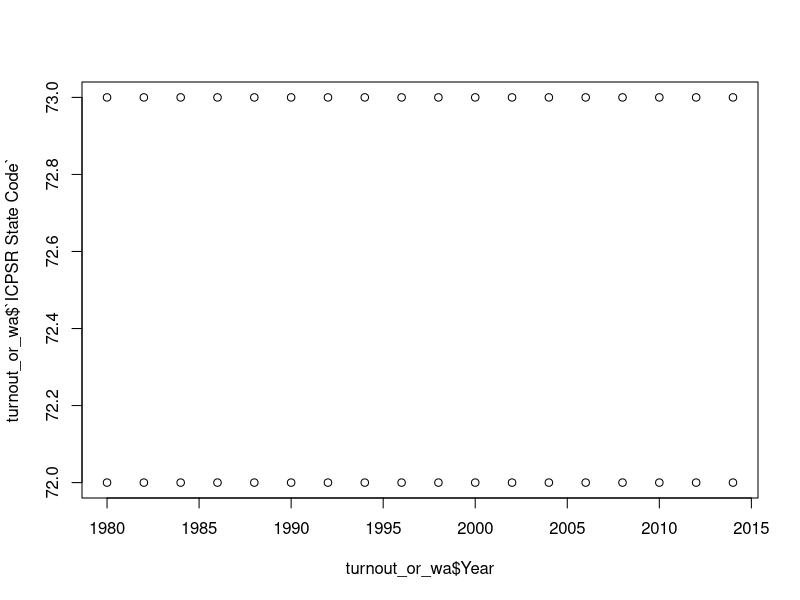

Write the R code that produced this figure.
# Prof's original (single #)
## Jay's comments (double ##)

## this file read broke for me because the back end has a smart quote
#turnout <- read_excel("Pol311_Labs/pset2 master/data/1980-2014 November General Election.xlsx”)

## the object `X1980_2014_November_General_Election` isn't created in this script
#turnout_or_wa <- subset(turnout, subset = (X1980_2014_November_General_Election$`ICPSR State Code`== 72 | X1980_2014_November_General_Election$`ICPSR State Code` == 73))

#plot(turnout_or_wa$year, turnout_or_wa$`ICPSR State Code`)			# this is an ugly plot


## edited version so things ran

turnout <- readxl::read_excel("1980-2014 November General Election.xlsx")

turnout_or_wa <- subset(turnout, subset = (turnout$`ICPSR State Code`== 72 | turnout$`ICPSR State Code` == 73))

plot(turnout_or_wa$Year, turnout_or_wa$`ICPSR State Code`)			# this is an ugly plot
## this just gives me a set of points in two horizontal lines?
## it's plotting a state code (a constant) against year
## this didn't really give me a sense of the problem, I had to run the researcher's code to figure it out
